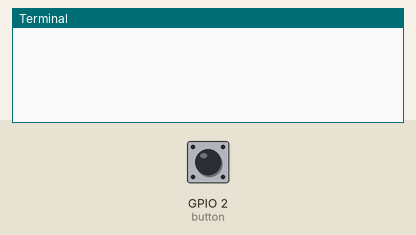
Simulated run of this program. Board: Raspberry Pi (BCM pin numbers). On the bench: the last lines printed to the terminal. The test bench sets the inputs (shaded band); at power-on: GPIO 2 (button) HIGH.

Above: at 1.2 s.
1.3 s: GPIO 2 (button) pulled LOW for 0.15 s
At 1.43 s:
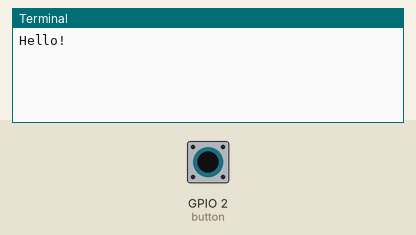
At 2.1 s:
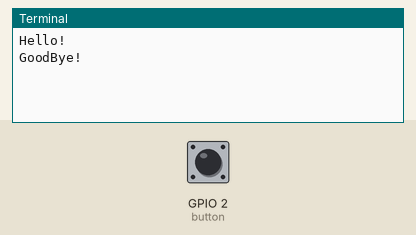

The program:

button_when_pressed.py
```python
from gpiozero import Button
from signal import pause
def say_hello():
    print("Hello!")
def say_goodbye():
    print("GoodBye!")
button = Button(2)
button.when_pressed = say_hello
button.when_released = say_goodbye
pause()
```

Measured:
- after the input at 1.3 s, the terminal: prints a new line at once (image 1)
